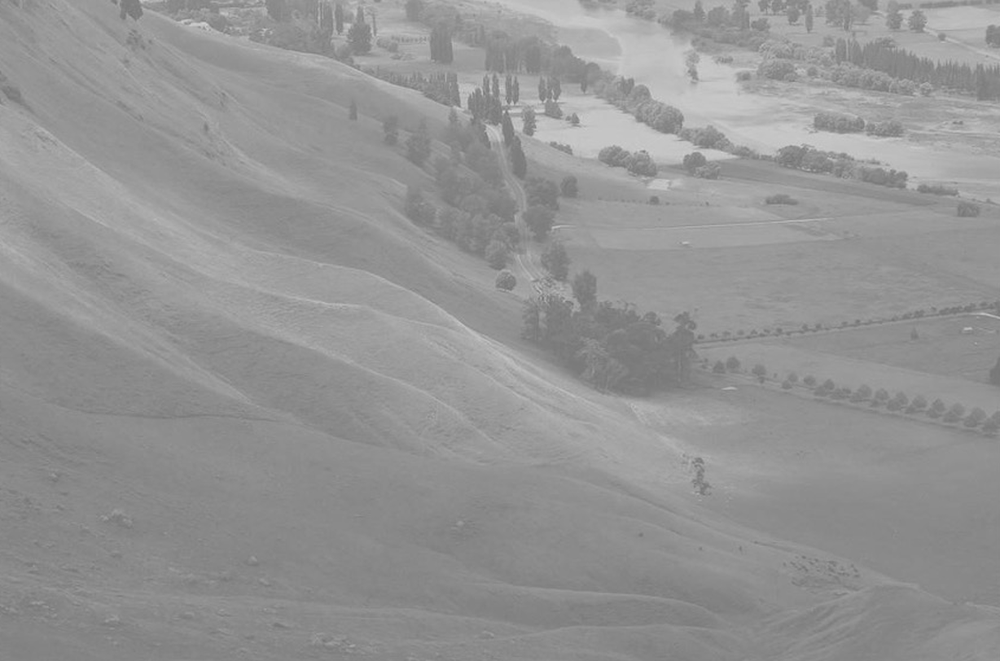
#> input picture Lab3/bay.png, 1000 x 661 px, shrunk from 1228 x 812 before the run
$ python q1.py
#> lines starting #> are read from the running program, lines starting #| are printed output that depends on the picture
import cv2
import numpy as np
from matplotlib import pyplot as plt

try:
    img = cv2.imread('bay.png', cv2.IMREAD_GRAYSCALE)
#> img is the input picture: shape (661, 1000); min 114, max 211, mean 148.1

    if img is None:
        raise FileNotFoundError("The image 'bay.png' could not be found. Please check the file path.")

    hist, bins = np.histogram(img.flatten(), 256, [0, 256])
#> hist = 256 values, max 28104 at index 137, min 0 at index 0, mean 2582; bins = 257 values from 0 to 256
    cdf = hist.cumsum()
#> cdf = 256 values from 0 to 661000
    cdf_normalized = cdf * float(hist.max()) / cdf.max()
#> cdf_normalized = 256 values from 0 to 28104
    cdf_m = np.ma.masked_equal(cdf, 0)
    cdf_m = (cdf_m - cdf_m.min()) * 255 / (cdf_m.max() - cdf_m.min())
    cdf_final = np.ma.filled(cdf_m, 0).astype('uint8')
#> cdf_final = 256 values from 0 to 255
    img_equalized = cdf_final[img]
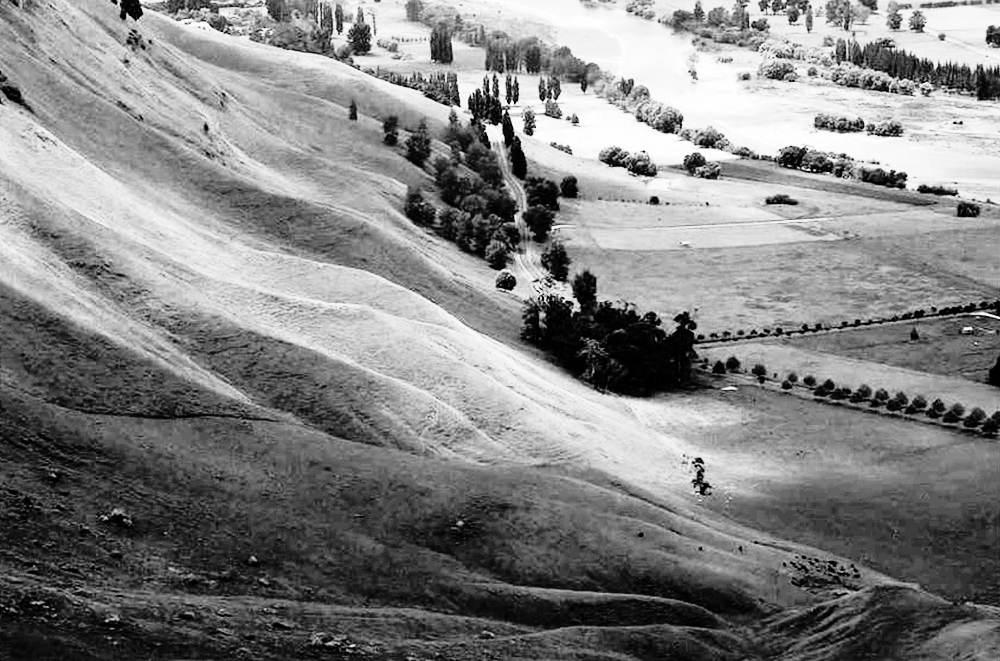
#> img_equalized: shape (661, 1000); min 0, max 255, mean 130.1
    hist_equalized, bins_equalized = np.histogram(img_equalized.flatten(), 256, [0, 256])
#> hist_equalized = 256 values, max 28104 at index 60, min 0 at index 5, mean 2582; bins_equalized = 257 values from 0 to 256


    plt.figure(figsize=(15, 10))
    plt.suptitle('Histogram Equalization', fontsize=16)

    plt.subplot(2, 2, 1)
    plt.imshow(img, cmap='gray')
    plt.title('Original Low-Contrast Image')
    plt.axis('off')


    plt.subplot(2, 2, 2)
    plt.plot(cdf_normalized, color='b', label='CDF')
    plt.hist(img.flatten(), 256, [0, 256], color='r', label='Histogram')
    plt.xlim([0, 256])
    plt.legend(loc='upper left')
    plt.title('Original Histogram & CDF')

    plt.subplot(2, 2, 3)
    plt.imshow(img_equalized, cmap='gray')
    plt.title('High-Contrast Equalized Image')
    plt.axis('off')

    plt.subplot(2, 2, 4)
    plt.hist(img_equalized.flatten(), 256, [0, 256], color='r')
    plt.xlim([0, 256])
    plt.title('Equalized Histogram')

    plt.tight_layout(rect=[0, 0.03, 1, 0.95])
    plt.show()
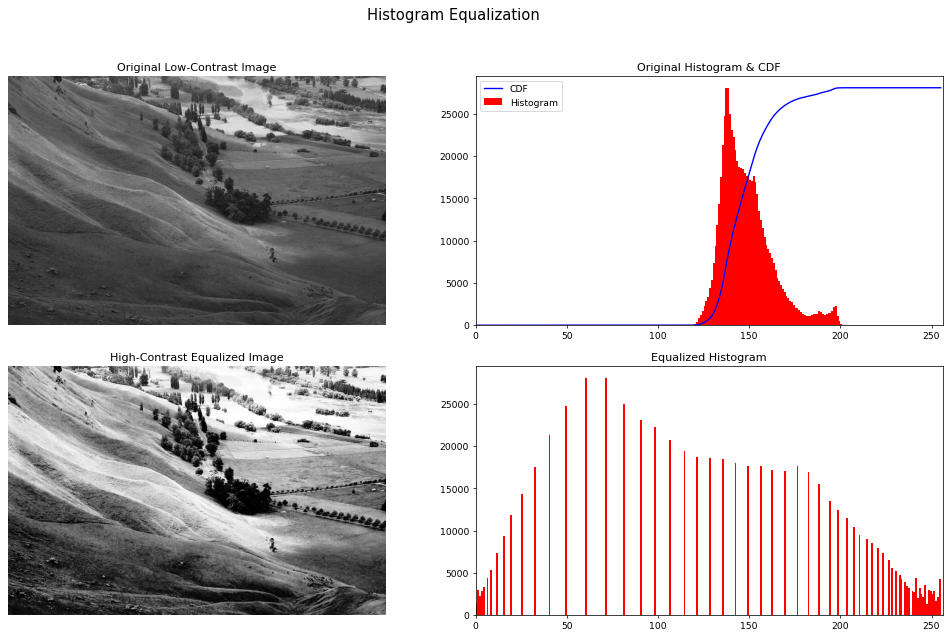
#> figure drawn by matplotlib, 4 panels; panel 2: tallest bar 28104 high, from x = 137 to 138; panel 2: curve peaks at x = 211, y = 28104; panel 4: tallest bar 28104 high, from x = 60 to 61

except FileNotFoundError as e:
    print(e)
except Exception as e:
    print(f"An error occurred: {e}")
